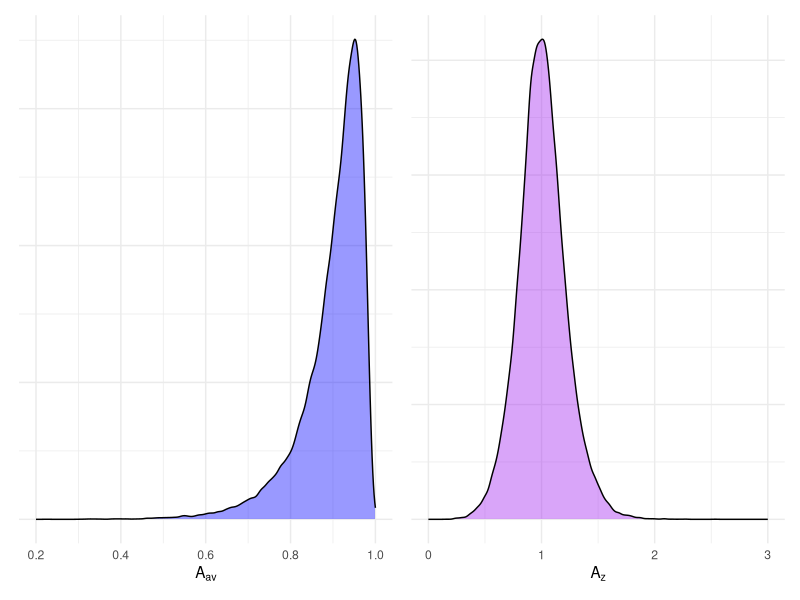
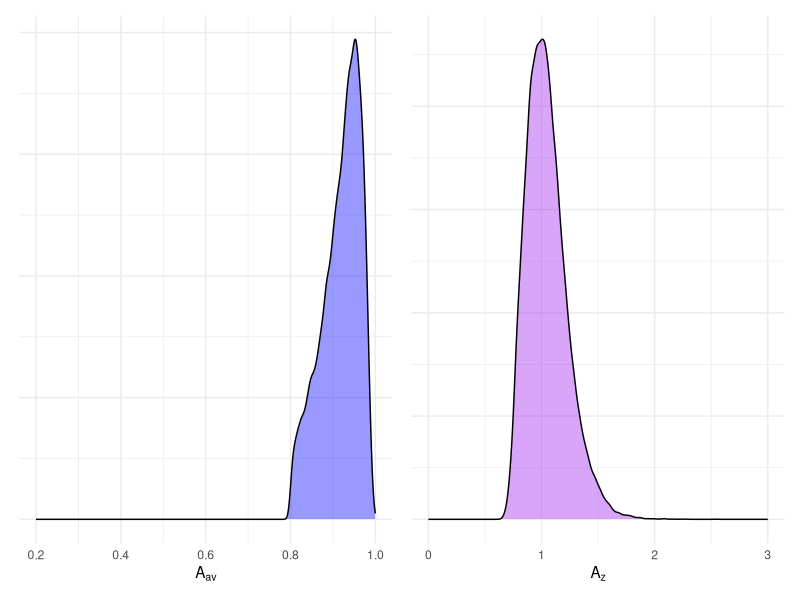
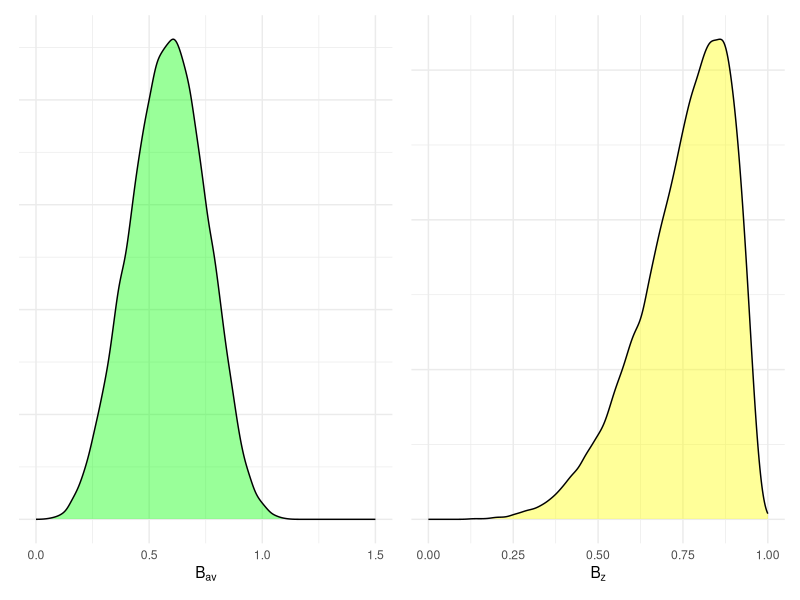
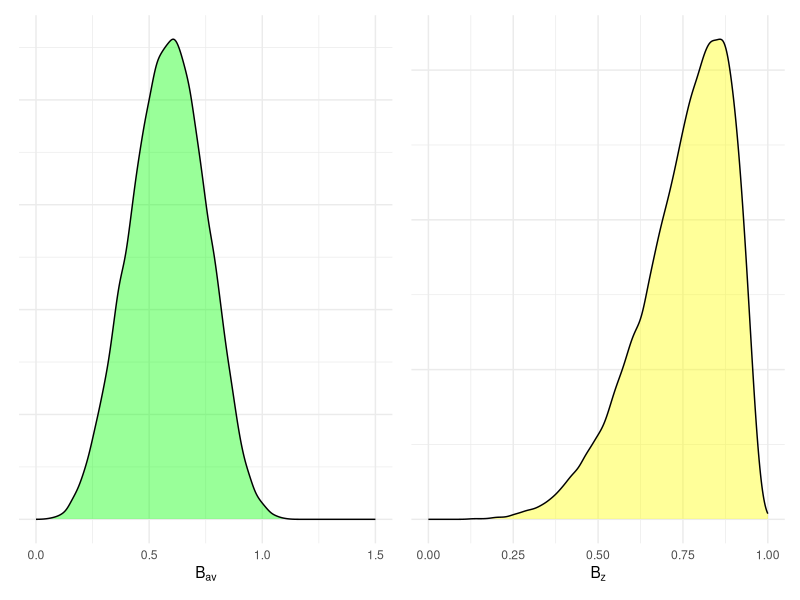
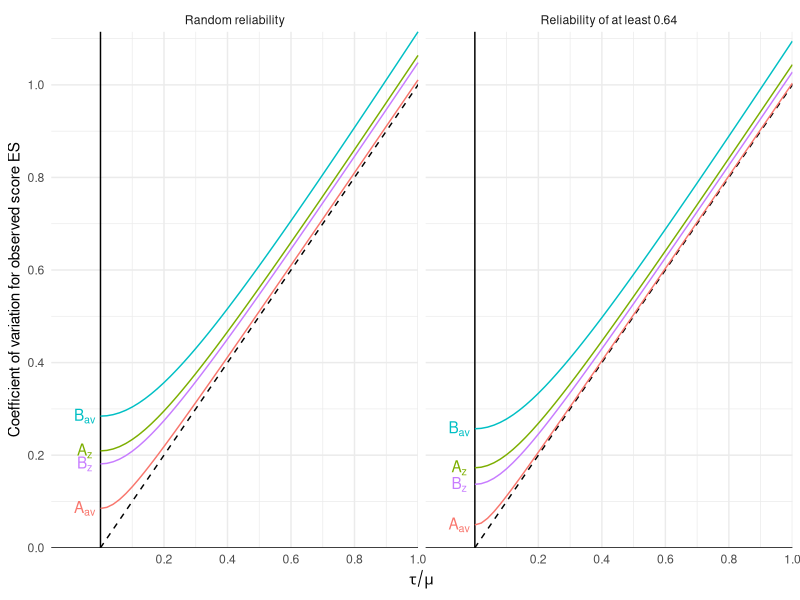

The R script that drew these images, in order:
## ---- chunk 1
knitr::opts_chunk$set(warning = FALSE, message = FALSE)
## ---- chunk 2

R <- 50000
rho <- rbeta(R, 14, 6)
phi <- rbeta(R, 3, 5)
K <- 1 + rpois(R, 9)
A_av <- 1 / sqrt(1 + (1 - phi) / (phi * K))
A_z <- 1 / sqrt(2 * (1 - rho + (1 - phi) / (phi * K)))

library(ggplot2)
library(patchwork)

density_plot <- function(x, lab, col, limits) {
  ggplot(data.frame(x), aes(x)) + 
    xlim(limits) +
    geom_density(alpha = 0.4, fill = col) + 
    scale_y_continuous(labels = NULL) +
    theme_minimal() + 
    labs(x = lab, y = NULL)
}

p_A_av <- density_plot(A_av, expression(A[av]),"blue", c(0.2,1))
p_A_z <- density_plot(A_z, expression(A[z]), "purple", c(0, 3))
p_A_av + p_A_z
## ---- chunk 3
A_av_trunc <- A_av[A_av >= 0.8]
A_z_trunc <- A_z[A_av >= 0.8]
p_A_av_trunc <- density_plot(A_av_trunc, expression(A[av]),"blue", c(0.2, 1))
p_A_z_trunc <- density_plot(A_z_trunc, expression(A[z]), "purple", c(0, 3))
p_A_av_trunc + p_A_z_trunc
## ---- chunk 4
B_z <- sqrt((1 - rho) / (1 - rho + (1 - phi) / (phi * K)))
B_av <- sqrt(2) * (1 - rho) / sqrt(1 - rho + (1 - phi) / (phi * K))

p_B_av <- density_plot(B_av, expression(B[av]),"green", c(0,1.5))
p_B_z <- density_plot(B_z, expression(B[z]), "yellow", c(0, 1))
p_B_av + p_B_z
## ---- chunk 5
B_z_trunc <- B_z[A_av >= 0.8]
B_av_trunc <- B_av[A_av >= 0.8]

p_B_av_trunc <- density_plot(B_av, expression(B[av]),"green", c(0,1.5))
p_B_z_trunc <- density_plot(B_z, expression(B[z]), "yellow", c(0, 1))
p_B_av_trunc + p_B_z_trunc
## ---- chunk 6
library(dplyr)
dat <- tibble(A_av, A_z, B_av, B_z)

random_rel <- 
  dat |>
  summarise(
    across(everything(), ~ sd(.) / mean(.)),
    reliability = "random"
  )

controlled_rel <-
  dat |>
  filter(A_av >= 0.8) |>
  summarise(
    across(everything(), ~ sd(.) / mean(.)),
    reliability = "at least 0.64"
  )

CVs <- 
  bind_rows(random_rel, controlled_rel) |>
  mutate(
    A_ratio = A_z / A_av,
    B_ratio = B_z / B_av
  ) |>
  select(reliability, A_av, A_z, A_ratio, B_av, B_z, B_ratio)

knitr::kable(
  CVs, 
  digits = c(0,3,3,1,3,3,2),
  caption = "Coefficients of variation",
  col.names = c("Reliability","$A_{av}$","$A_z$","$A_z /A_{av}$", "$B_{av}$","$B_z$", "$B_{z} / B_{av}$"),
  escape = TRUE
)
## ---- chunk 7
library(tidyr)
library(stringr)

CV_obs <- 
  CVs |>
  select(-A_ratio, -B_ratio) |>
  pivot_longer(-reliability, names_to = "metric", values_to = "het") |>
  expand_grid(tau_mu = seq(0,1,0.02)) |>
  mutate(
    reliability = recode(reliability, 'at least 0.64' = "Reliability of at least 0.64", 'random' = "Random reliability"),
    metric = paste0(str_replace(metric, "\\_","\\["),"]"),
    CV = sqrt((1 + 2 * tau_mu^2) * het^2 + tau_mu^2)
  )

CV_ex <- CV_obs |>
  filter(tau_mu == 0.5, reliability == "Reliability of at least 0.64") |>
  select(metric, CV) |>
  mutate(
    CV = round(CV, 3),
    metric = str_replace(str_sub(metric, 1, -2), "\\[", "_")
  ) |>
  pivot_wider(names_from = metric, values_from = CV)

CV_obs_labs <-
  CV_obs %>%
  filter(tau_mu == 0)

ggplot(CV_obs, aes(tau_mu, CV, color = metric)) + 
  facet_wrap(vars(reliability)) +
  scale_x_continuous(expand = expansion(c(0.1,0),0), breaks = seq(0.2, 1, 0.2)) + 
  scale_y_continuous(expand = expansion(0,0), breaks = seq(0, 1, 0.2)) + 
  geom_vline(xintercept = 0) + 
  geom_hline(yintercept = 0) + 
  geom_abline(slope = 1, linetype = "dashed") + 
  geom_text(
    data = CV_obs_labs, 
    aes(x = tau_mu, y = CV, color = metric, label = metric),
    nudge_x = -0.05,
    parse = TRUE
  ) + 
  geom_line() + 
  theme_minimal() + 
  labs(x = expression(tau / mu), y = "Coefficient of variation for observed score ES") + 
  theme(legend.position = "none")

